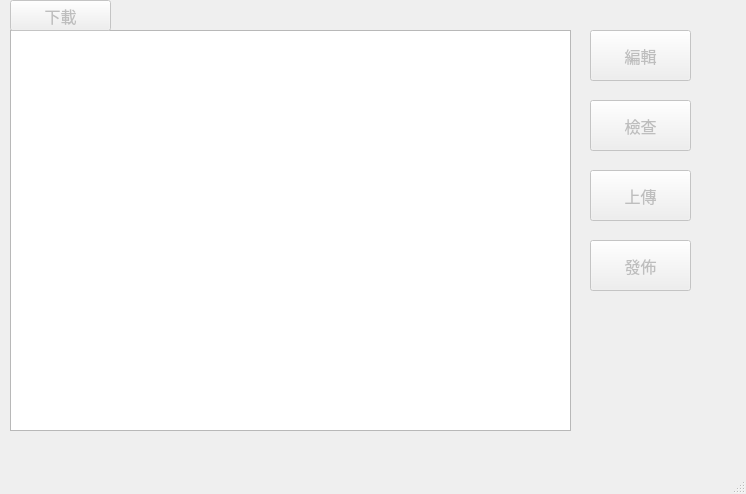
<?xml version="1.0" encoding="UTF-8"?>
<ui version="4.0">
 <class>MainWindow</class>
 <widget class="QMainWindow" name="MainWindow">
  <property name="geometry">
   <rect>
    <x>0</x>
    <y>0</y>
    <width>746</width>
    <height>494</height>
   </rect>
  </property>
  <property name="windowTitle">
   <string>MainWindow</string>
  </property>
  <property name="dockNestingEnabled">
   <bool>true</bool>
  </property>
  <widget class="QWidget" name="centralwidget">
   <widget class="QTreeView" name="treeView">
    <property name="geometry">
     <rect>
      <x>10</x>
      <y>30</y>
      <width>561</width>
      <height>401</height>
     </rect>
    </property>
    <property name="font">
     <font>
      <family>新細明體</family>
      <pointsize>12</pointsize>
     </font>
    </property>
    <property name="editTriggers">
     <set>QAbstractItemView::NoEditTriggers</set>
    </property>
   </widget>
   <widget class="QPushButton" name="pd_edit">
    <property name="enabled">
     <bool>false</bool>
    </property>
    <property name="geometry">
     <rect>
      <x>590</x>
      <y>30</y>
      <width>101</width>
      <height>51</height>
     </rect>
    </property>
    <property name="font">
     <font>
      <family>新細明體</family>
      <pointsize>12</pointsize>
     </font>
    </property>
    <property name="focusPolicy">
     <enum>Qt::NoFocus</enum>
    </property>
    <property name="toolTip">
     <string>以編輯器開啟</string>
    </property>
    <property name="text">
     <string>編輯</string>
    </property>
   </widget>
   <widget class="QPushButton" name="pd_check">
    <property name="enabled">
     <bool>false</bool>
    </property>
    <property name="geometry">
     <rect>
      <x>590</x>
      <y>100</y>
      <width>101</width>
      <height>51</height>
     </rect>
    </property>
    <property name="font">
     <font>
      <family>新細明體</family>
      <pointsize>12</pointsize>
     </font>
    </property>
    <property name="focusPolicy">
     <enum>Qt::NoFocus</enum>
    </property>
    <property name="toolTip">
     <string>檢查資料</string>
    </property>
    <property name="text">
     <string>檢查</string>
    </property>
   </widget>
   <widget class="QPushButton" name="pd_upload">
    <property name="enabled">
     <bool>false</bool>
    </property>
    <property name="geometry">
     <rect>
      <x>590</x>
      <y>170</y>
      <width>101</width>
      <height>51</height>
     </rect>
    </property>
    <property name="font">
     <font>
      <family>新細明體</family>
      <pointsize>12</pointsize>
     </font>
    </property>
    <property name="focusPolicy">
     <enum>Qt::NoFocus</enum>
    </property>
    <property name="toolTip">
     <string>上傳預覽版</string>
    </property>
    <property name="text">
     <string>上傳</string>
    </property>
   </widget>
   <widget class="QPushButton" name="pd_release">
    <property name="enabled">
     <bool>false</bool>
    </property>
    <property name="geometry">
     <rect>
      <x>590</x>
      <y>240</y>
      <width>101</width>
      <height>51</height>
     </rect>
    </property>
    <property name="font">
     <font>
      <family>新細明體</family>
      <pointsize>12</pointsize>
     </font>
    </property>
    <property name="focusPolicy">
     <enum>Qt::NoFocus</enum>
    </property>
    <property name="toolTip">
     <string>正式發佈</string>
    </property>
    <property name="text">
     <string>發佈</string>
    </property>
   </widget>
   <widget class="QPushButton" name="pd_download">
    <property name="enabled">
     <bool>false</bool>
    </property>
    <property name="geometry">
     <rect>
      <x>10</x>
      <y>0</y>
      <width>101</width>
      <height>31</height>
     </rect>
    </property>
    <property name="font">
     <font>
      <family>新細明體</family>
      <pointsize>12</pointsize>
     </font>
    </property>
    <property name="focusPolicy">
     <enum>Qt::NoFocus</enum>
    </property>
    <property name="toolTip">
     <string>下載雲端資料至本地</string>
    </property>
    <property name="text">
     <string>下載</string>
    </property>
   </widget>
  </widget>
  <widget class="QMenuBar" name="menubar">
   <property name="geometry">
    <rect>
     <x>0</x>
     <y>0</y>
     <width>746</width>
     <height>25</height>
    </rect>
   </property>
  </widget>
  <widget class="QStatusBar" name="statusbar">
   <property name="font">
    <font>
     <family>新細明體</family>
     <pointsize>12</pointsize>
    </font>
   </property>
  </widget>
 </widget>
 <tabstops>
  <tabstop>treeView</tabstop>
  <tabstop>pd_download</tabstop>
  <tabstop>pd_edit</tabstop>
  <tabstop>pd_check</tabstop>
  <tabstop>pd_upload</tabstop>
  <tabstop>pd_release</tabstop>
 </tabstops>
 <resources/>
 <connections/>
</ui>
